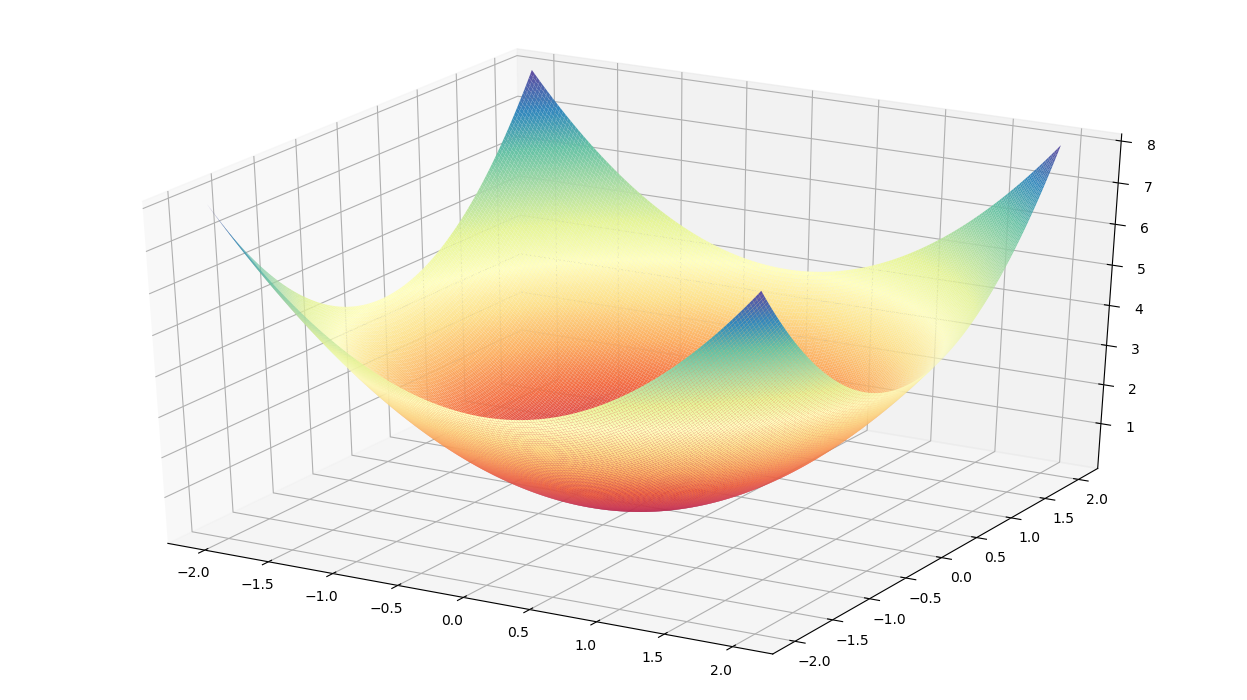

Reproduce this figure in Python.
#!/usr/bin/env python3

import matplotlib.pyplot as plt
import numpy as np

from mpl_toolkits.mplot3d import Axes3D


def sphere(x, y):
    return x**2 + y**2


if __name__ == '__main__':
    x, y = np.meshgrid(
        np.linspace(-2, 2, 200),
        np.linspace(-2, 2, 200)
    )
    z = sphere(x, y)
    fig = plt.figure(figsize=(16, 9))
    ax = fig.gca(projection='3d')
    ax.plot_surface(x, y, z, cstride=1, rstride=1, cmap=plt.cm.Spectral)
    fig.savefig('sphere_fun.png', bbox_inches='tight', pad_inches=0)
